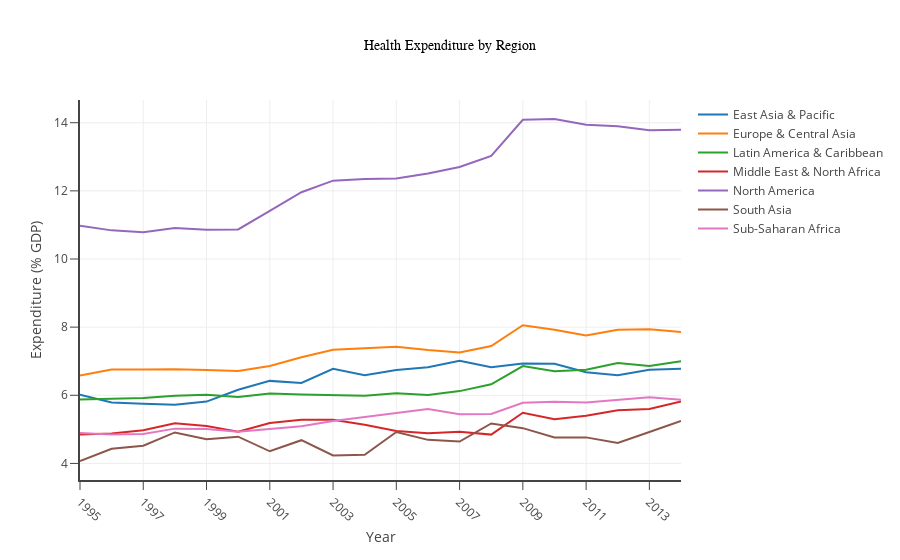

The code cell stored with this chart in its notebook:
### Code cell
dt_eap = Scatter(x=df_re.Year, y=df_re['East Asia & Pacific'], name="East Asia & Pacific")
dt_eca = Scatter(x=df_re.Year, y=df_re['Europe & Central Asia'] , name="Europe & Central Asia" )
dt_lac = Scatter(x=df_re.Year, y=df_re['Latin America & Caribbean'], name="Latin America & Caribbean")
dt_mena = Scatter(x=df_re.Year, y=df_re['Middle East & North Africa'], name="Middle East & North Africa" )
dt_na = Scatter(x=df_re.Year, y=df_re['North America'] , name="North America" )
dt_sa = Scatter(x=df_re.Year, y=df_re['South Asia'], name="South Asia")
dt_ssa = Scatter(x=df_re.Year, y=df_re['Sub-Saharan Africa'], name="Sub-Saharan Africa" )

data = [dt_eap, dt_eca, dt_lac, dt_mena, dt_na, dt_sa, dt_ssa]
layout = dict(title="Health Expenditure by Region", titlefont=dict(size =14, color='black', family='Arial, sans-serif'),
              yaxis=dict(title='Expenditure (% GDP)', showline=True,ticklen=8,tick0=4, dtick=2,linewidth=2),
              xaxis=dict(title='Year', tick0=1995, dtick=2, tickangle=45, showline=True,ticklen=8,linewidth=2)
              #,legend=dict(x=-0.1, y=1)
             )
fig = dict(data=data, layout=layout)
iplot(fig, filename='hebyrg_plotly.png')

### Figure 1 — Plotly figure (JSON) as saved in the notebook; plotly's stock layout.template omitted (floating-point values rounded to 4 significant figures)
{"data": [{"name": "East Asia & Pacific", "type": "scatter", "x": [1995, 1996, 1997, 1998, 1999, 2000, 2001, 2002, 2003, 2004, 2005, 2006, 2007, 2008, 2009, 2010, 2011, 2012, 2013, 2014], "y": [6.02, 5.787, 5.75, 5.722, 5.816, 6.163, 6.423, 6.36, 6.776, 6.591, 6.741, 6.825, 7.011, 6.824, 6.931, 6.922, 6.679, 6.589, 6.752, 6.778]}, {"name": "Europe & Central Asia", "type": "scatter", "x": [1995, 1996, 1997, 1998, 1999, 2000, 2001, 2002, 2003, 2004, 2005, 2006, 2007, 2008, 2009, 2010, 2011, 2012, 2013, 2014], "y": [6.581, 6.759, 6.758, 6.763, 6.742, 6.715, 6.859, 7.116, 7.334, 7.387, 7.423, 7.329, 7.258, 7.446, 8.058, 7.926, 7.754, 7.92, 7.941, 7.859]}, {"name": "Latin America & Caribbean", "type": "scatter", "x": [1995, 1996, 1997, 1998, 1999, 2000, 2001, 2002, 2003, 2004, 2005, 2006, 2007, 2008, 2009, 2010, 2011, 2012, 2013, 2014], "y": [5.874, 5.902, 5.918, 5.987, 6.015, 5.951, 6.053, 6.025, 6.018, 5.989, 6.061, 6.005, 6.123, 6.322, 6.857, 6.704, 6.749, 6.947, 6.861, 6.996]}, {"name": "Middle East & North Africa", "type": "scatter", "x": [1995, 1996, 1997, 1998, 1999, 2000, 2001, 2002, 2003, 2004, 2005, 2006, 2007, 2008, 2009, 2010, 2011, 2012, 2013, 2014], "y": [4.849, 4.879, 4.977, 5.176, 5.096, 4.93, 5.188, 5.28, 5.281, 5.137, 4.95, 4.889, 4.931, 4.846, 5.487, 5.295, 5.398, 5.557, 5.596, 5.82]}, {"name": "North America", "type": "scatter", "x": [1995, 1996, 1997, 1998, 1999, 2000, 2001, 2002, 2003, 2004, 2005, 2006, 2007, 2008, 2009, 2010, 2011, 2012, 2013, 2014], "y": [10.97, 10.84, 10.78, 10.91, 10.86, 10.87, 11.41, 11.96, 12.3, 12.35, 12.36, 12.51, 12.7, 13.03, 14.09, 14.11, 13.94, 13.9, 13.78, 13.8]}, {"name": "South Asia", "type": "scatter", "x": [1995, 1996, 1997, 1998, 1999, 2000, 2001, 2002, 2003, 2004, 2005, 2006, 2007, 2008, 2009, 2010, 2011, 2012, 2013, 2014], "y": [4.071, 4.428, 4.521, 4.91, 4.713, 4.784, 4.356, 4.682, 4.236, 4.256, 4.923, 4.692, 4.643, 5.173, 5.035, 4.761, 4.764, 4.6, 4.924, 5.246]}, {"name": "Sub-Saharan Africa", "type": "scatter", "x": [1995, 1996, 1997, 1998, 1999, 2000, 2001, 2002, 2003, 2004, 2005, 2006, 2007, 2008, 2009, 2010, 2011, 2012, 2013, 2014], "y": [4.891, 4.847, 4.865, 5.021, 5.013, 4.927, 5.007, 5.088, 5.242, 5.359, 5.478, 5.596, 5.444, 5.452, 5.779, 5.809, 5.785, 5.855, 5.945, 5.867]}], "layout": {"title": "Health Expenditure by Region", "titlefont": {"color": "black", "family": "Arial, sans-serif", "size": 14}, "xaxis": {"dtick": 2, "linewidth": 2, "showline": true, "tick0": 1995, "tickangle": 45, "ticklen": 8, "title": "Year"}, "yaxis": {"dtick": 2, "linewidth": 2, "showline": true, "tick0": 4, "ticklen": 8, "title": "Expenditure (% GDP)"}}}
